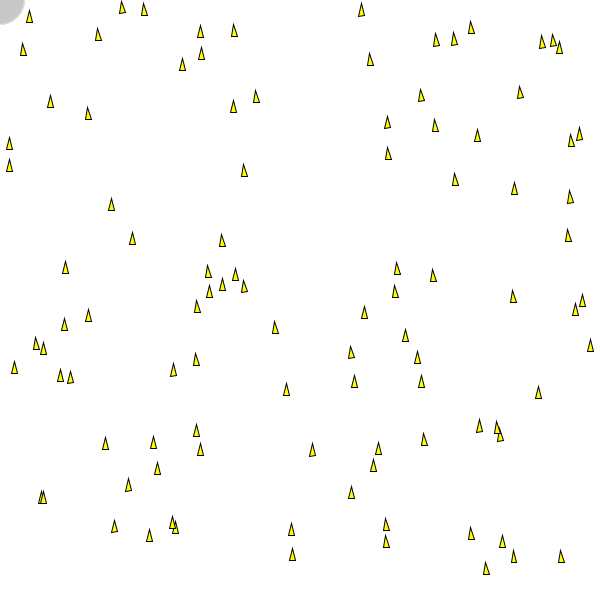
Frame 1 (no input)
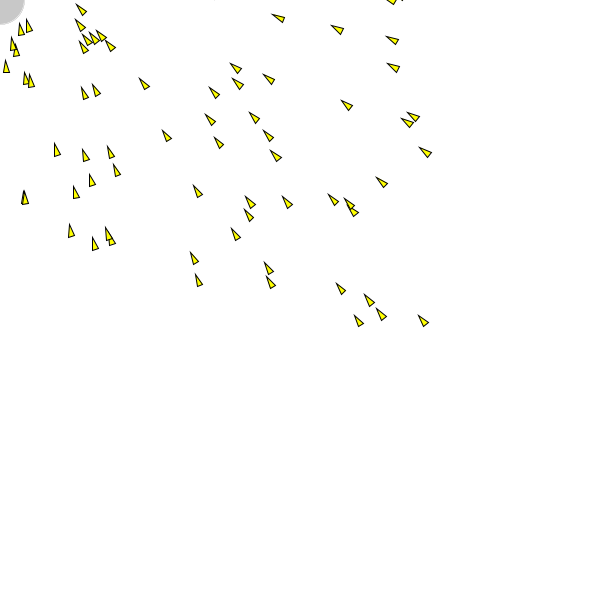
Frame 60 (the mouse pressed at the canvas centre just before this capture)
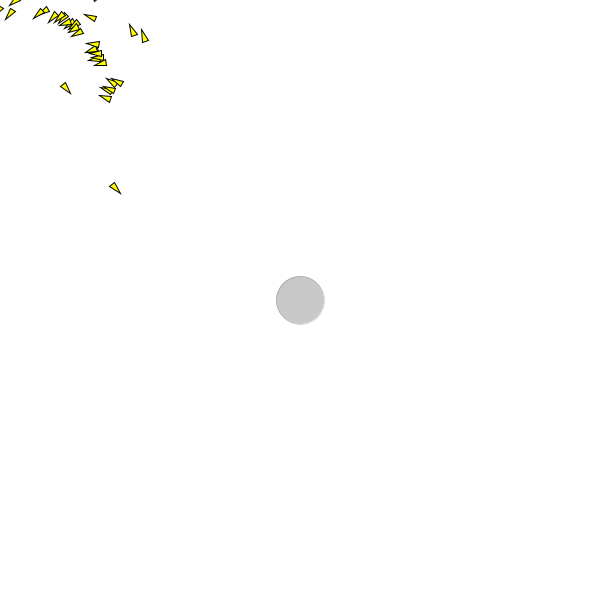
Frame 120 (the mouse held since frame 60 and released just before this capture)

The Processing sketch that drew these frames (run headless with seeded random() and noise(); from frame 60 on, the mouse is pressed at the canvas centre):

// Processing sketch: NOC_SteeringVehicleExample
// ── NOC_SteeringVehicleExample.pde
Vehicle[] v = new Vehicle[100];

void setup() {
  size(600, 600);
  //v = new Vehicle(width/2, height/2);
  for (int i = 0; i < v.length; i++) {
    v[i] = new Vehicle(random(width), random(height));
  }
}

void draw() {
  background(255);
  PVector mouse = new PVector(mouseX, mouseY);

  //ellipse at mouse
  fill(200);
  stroke(0);
  strokeWeight(0);
  ellipse(mouse.x, mouse.y, 48, 48);

  //call the appropriate steering behaviors for our agents
  for (int i = 0; i < v.length; i++) {
    v[i].seek(mouse);
    v[i].update();
    v[i].display();
  }
}
// ── Vehicle.pde
class Vehicle {

  PVector position;
  PVector velocity;
  PVector acceleration;
  float r;
  float maxForce;
  float maxSpeed;

  Vehicle(float x, float y) {
    acceleration = new PVector(0, 0);
    velocity = new PVector(0, -2);
    position = new PVector(x, y);
    r = 3;
    maxSpeed = 40;
    maxForce = 0.1;
  }
  void update() {
    //update velocity
    velocity.add(acceleration);
    //limit velocity
    velocity.limit(maxSpeed);
    //add velocity to position
    position.add(velocity);
    //reset acceleration to 0
    acceleration.mult(0);
  }
  void applyForce(PVector force) {
    //could do mass here  F = MA
    acceleration.add(force);
  }
  //method to calc steering toward a target
  //Steer = desired - velocity
  void seek(PVector target) {
    //desired = position pointing at target
    PVector desired = PVector.sub(target, position);
    //set max speed
    desired.setMag(maxSpeed);
    //STEER = Desired - Velocity
    PVector steer = PVector.sub(desired, velocity);
    steer.limit(maxForce);
    applyForce(steer);
  }
  void display() {
    float theta = velocity.heading2D() + PI/2;
    fill(255,255,0);
    stroke(0);
    strokeWeight(1);
    pushMatrix();
    translate(position.x, position.y);
    rotate(theta);
    beginShape();
    vertex(0, -r*2);
    vertex(-r, r*2);
    vertex(r, r*2);
    endShape(CLOSE);
    popMatrix();
  }
}
